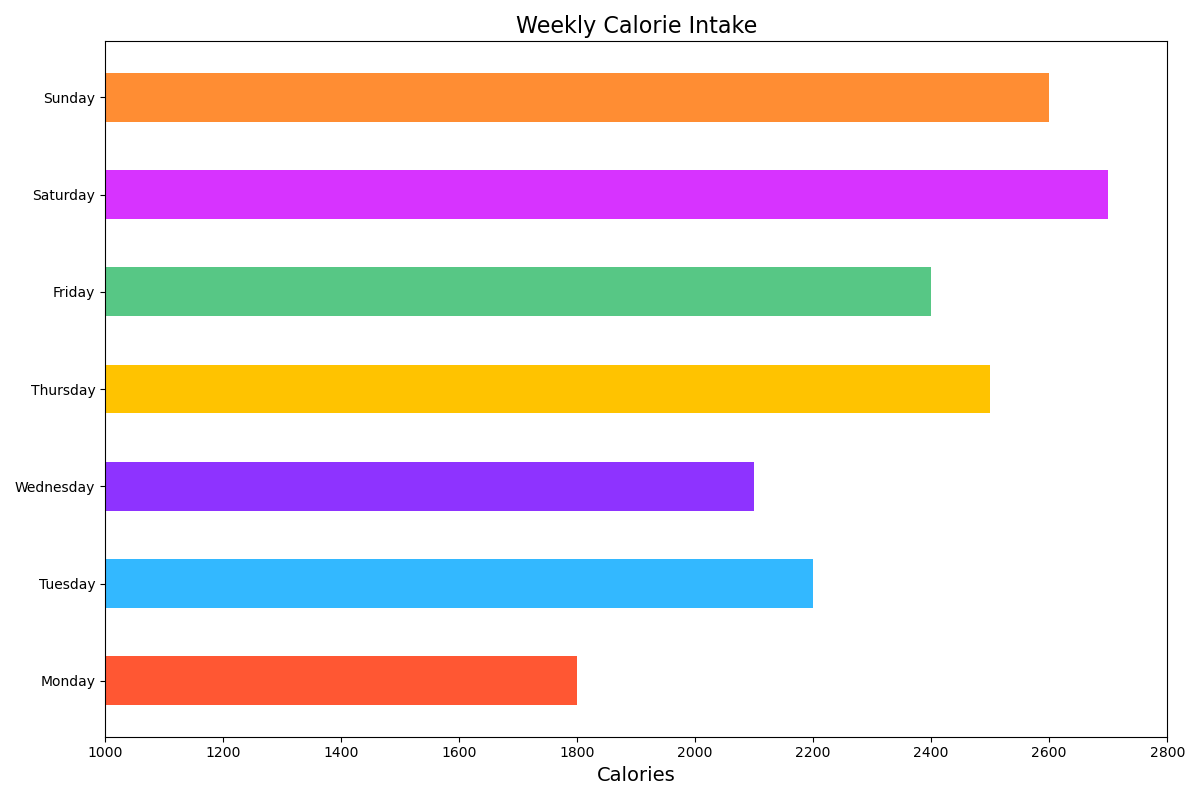

This chart was generated by the following Python code:

import matplotlib.pyplot as plt

# Generate data points
days = ["Monday", "Tuesday", "Wednesday", "Thursday", "Friday", "Saturday", "Sunday"]
calories = [1800, 2200, 2100, 2500, 2400, 2700, 2600]

plt.figure(figsize=(12, 8))  # Change the width and height of the chart

# Create a horizontal bar chart with specified bar width and colors
plt.barh(days, calories, color=[
    '#FF5733', '#33B8FF', '#8E33FF', '#FFC300', '#57C785', '#D733FF', '#FF8D33'], height=0.5)

plt.xlabel('Calories', fontsize=14)
plt.title('Weekly Calorie Intake', fontsize=16)
plt.xlim(1000, 2800)  # Adjusted to start from 1000 for better visualization

plt.tight_layout()
plt.show()
